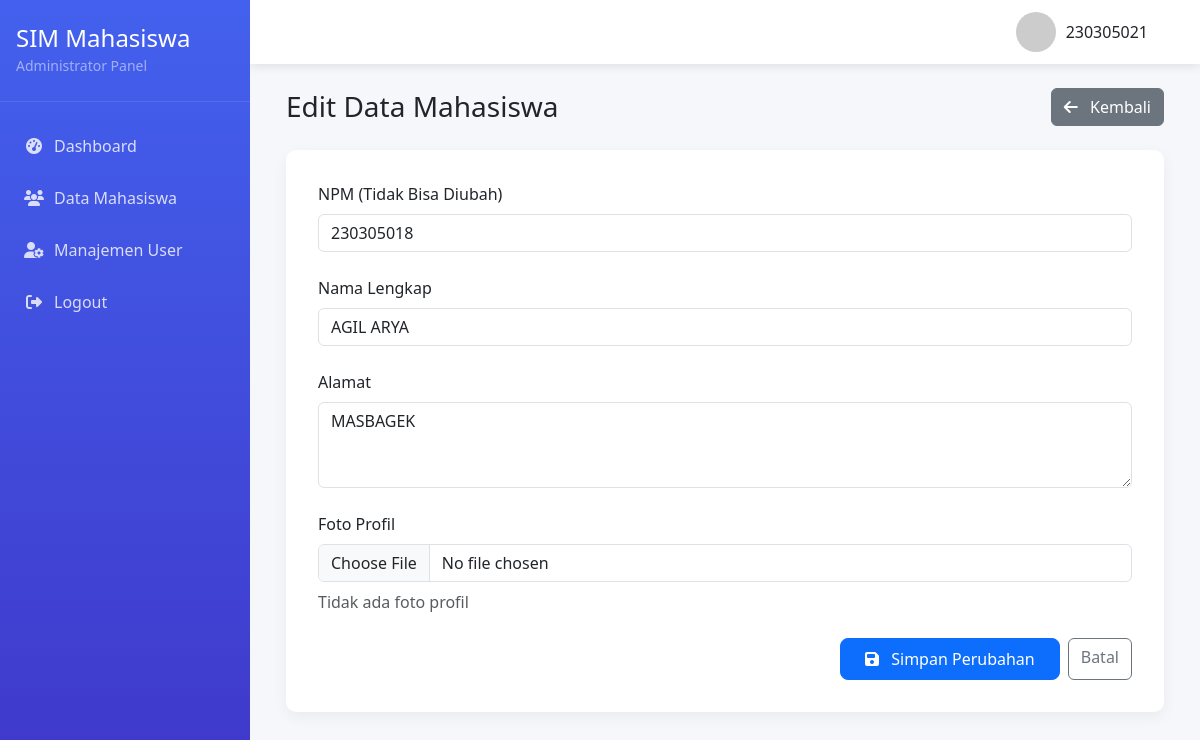
The app's page /edit_mahasiswa.php?id=17 (signed in) with its own data.
### tables this page shows
CREATE TABLE `tbl_mahasiswa` (
  `idMhs` int NOT NULL,
  `npm` varchar(20) NOT NULL,
  `nama` varchar(100) NOT NULL,
  `alamat` text NOT NULL,
  `foto` varchar(255) DEFAULT NULL
);

### edit_mahasiswa.php (the view, shortened to what this page needs)
<?php
include 'koneksi.php';
$id = $_GET['id'];
$data = mysqli_fetch_assoc(mysqli_query($conn, "SELECT * FROM tbl_mahasiswa WHERE idMhs = '$id'"));
?>
<!DOCTYPE html>
<html lang="en">
<head>
    <link href="https://cdn.jsdelivr.net/npm/bootstrap@5.3.0/dist/css/bootstrap.min.css" rel="stylesheet">
    <link rel="stylesheet" href="https://cdnjs.cloudflare.com/ajax/libs/font-awesome/6.4.0/css/all.min.css">
</head>
<body>
    <div class="sidebar">
        <div class="sidebar-header">
            <h4 class="mb-0">SIM Mahasiswa</h4>
            <small class="text-white-50">Administrator Panel</small>
        </div>
        <div class="sidebar-menu">
            <a href="dashboard_admin.php">
                <i class="fas fa-tachometer-alt"></i> Dashboard
            </a>
            <a href="tampil_mahasiswa.php">
                <i class="fas fa-users"></i> Data Mahasiswa
            </a>
            <a href="tampil_user.php">
                <i class="fas fa-user-cog"></i> Manajemen User
            </a>
            <a href="logout.php">
                <i class="fas fa-sign-out-alt"></i> Logout
            </a>
        </div>
    </div>
    <div class="main-content">
        <nav class="navbar navbar-expand-lg navbar-light bg-white">
            <div class="container-fluid">
                <div class="d-flex align-items-center ms-auto">
                    <div class="user-profile me-3">
                        <img src="https://ui-avatars.com/api/?name=<?php echo urlencode($_SESSION['username']); ?>&background=random" alt="User">
                        <span><?php echo $_SESSION['username']; ?></span>
                    </div>
                </div>
            </div>
        </nav>
        <div class="content-wrapper">
            <div class="container-fluid">
                <div class="d-flex justify-content-between align-items-center mb-4">
                    <h3 class="mb-0">Edit Data Mahasiswa</h3>
                    <a href="tampil_mahasiswa.php" class="btn btn-secondary">
                        <i class="fas fa-arrow-left me-2"></i> Kembali
                    </a>
                </div>
                <div class="form-container">
                    <form action="" method="POST" enctype="multipart/form-data">
                        <div class="mb-4">
                            <label class="form-label">NPM (Tidak Bisa Diubah)</label>
                            <input type="text" value="<?= $data['npm']; ?>" class="form-control" readonly>
                        </div>
                        <div class="mb-4">
                            <label class="form-label">Nama Lengkap</label>
                            <input type="text" name="nama" value="<?= $data['nama']; ?>" class="form-control" required>
                        </div>
                        <div class="mb-4">
                            <label class="form-label">Alamat</label>
                            <textarea name="alamat" class="form-control" rows="3" required><?= $data['alamat']; ?></textarea>
                        </div>
                        <div class="mb-4">
                            <label class="form-label">Foto Profil</label>
                            <input type="file" name="foto" class="form-control mb-2">
                            <?php if ($data['foto'] != '') { ?>
                                <div class="d-flex align-items-center gap-3">
                                    <img src="uploads/<?= $data['foto']; ?>" class="student-photo">
                                    <span class="text-muted">Foto saat ini</span>
                                </div>
                            <?php } else { ?>
                                <p class="text-muted">Tidak ada foto profil</p>
                            <?php } ?>
                        </div>
                        <div class="d-flex justify-content-end gap-2">
                            <button type="submit" name="update" class="btn btn-primary btn-submit">
                                <i class="fas fa-save me-2"></i> Simpan Perubahan
                            </button>
                            <a href="tampil_mahasiswa.php" class="btn btn-outline-secondary">
                                Batal
                            </a>
                        </div>
                    </form>
                </div>
            </div>
        </div>
    </div>
</body>
</html>

### edit_mahasiswa.php (style rules this page uses)
:root { --primary: #4361ee; --secondary: #3f37c9; --dark: #212529; --light: #f8f9fa; }
body { font-family: 'Segoe UI', system-ui, sans-serif; background-color: #f5f7fa; overflow-x: hidden; }
.sidebar { height: 100vh; width: 250px; position: fixed; left: 0; top: 0; background: linear-gradient(180deg, var(--primary) 0%, var(--secondary) 100%); color: white; transition: all 0.3s; z-index: 1000; }
.sidebar-header { padding: 1.5rem 1rem; border-bottom: 1px solid rgba(255, 255, 255, 0.1); }
.sidebar-menu { padding: 1rem 0; }
.sidebar-menu a { color: rgba(255, 255, 255, 0.8); padding: 0.75rem 1.5rem; margin: 0.25rem 0; text-decoration: none; display: flex; align-items: center; transition: all 0.3s; }
.sidebar-menu a i { margin-right: 10px; width: 20px; text-align: center; }
.main-content { margin-left: 250px; min-height: 100vh; transition: all 0.3s; }
.navbar { padding: 0.75rem 1.5rem; background-color: white; box-shadow: 0 2px 10px rgba(0, 0, 0, 0.1); position: sticky; top: 0; z-index: 999; }
.content-wrapper { padding: 1.5rem; }
.form-container { background-color: white; border-radius: 10px; box-shadow: 0 5px 15px rgba(0, 0, 0, 0.05); padding: 2rem; }
.form-label { font-weight: 500; }
.btn-submit { padding: 0.5rem 1.5rem; border-radius: 8px; font-weight: 500; }
.user-profile { display: flex; align-items: center; }
.user-profile img { width: 40px; height: 40px; border-radius: 50%; margin-right: 10px; object-fit: cover; }

### records on screen
tbl_mahasiswa: npm "230305018", nama "AGIL ARYA", alamat "MASBAGEK"

### other values on screen
$_SESSION['username'] "230305021"
